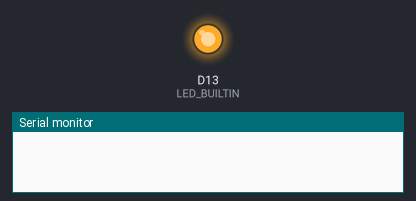
Recording of a sketch running on a simulated Arduino Nano 33 IoT. Parts: output pins drawn as LEDs (lit = HIGH), the last lines printed to the serial monitor. WiFi joins after 1.5 s; servers stay silent unless stated.

Above: at 0.1 s.
At 1.6 s:
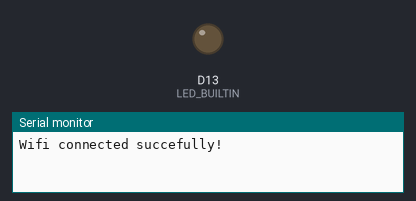
Timing chart, 0 to 3.1 s (numbered marks = the images above):
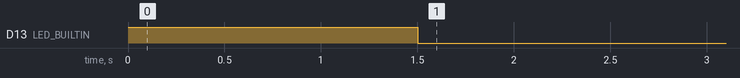

Measured:
- by itself, D13 (LED_BUILTIN): HIGH → LOW at 1.5 s

The sketch:

wifi.ino
```cpp
/**
 * Author: MrFrenzoid
 * Date: 04/03/2022
 * Device: Arduino NANO 33 IoT With headers.
 * Libraries: WiFiNINA
 */

#include <WiFiNINA.h>

// SSID and PASSWORD
#define SSID        "arduino"
#define PASSWORD    "okokokok"

// Wifi status, used to avoid executing reduntant tasks, such as printing messages and managing leds.
bool connected = false;

void setup() {
  // setup serial output
  Serial.begin(9600);

  // Setup leds
  pinMode(LED_BUILTIN, OUTPUT);

  // Turn led on on start.
  led_on();

  // Try connecting to wifi.
  wifi_connect();
}

void loop() {
  /** If the device is not connected to the wifi network,
   *  blink the led and try to connect,
   *  and if it succesfully connects, turn the led off.
   *
   *  If the device was previusly connected, then show an error message.
   */
  if (WiFi.status() != WL_CONNECTED) {
    if(connected == true) {
      Serial.println("Connection lost!");
      connected = false;
    }

    led_off();
    led_blink(100, 700); // With 100ms per blink sequence, and 700ms per sequece = (5+4+3+2+1) * 100 + 5 * 700 = 5000ms = 5 seconds per retry.
    Serial.println("Error connecting to wifi network '" + (String)SSID + "' after 5 seconds, retrying...");

    wifi_connect();

  } else {
    if (!connected) {
      connected = true;
      Serial.println("Wifi connected succefully!");
      led_off();
    }
  }
}

int wifi_connect() {
  return WiFi.begin(SSID, PASSWORD);
}

void led_on() {
  digitalWrite(LED_BUILTIN, HIGH);
}

void led_off() {
  digitalWrite(LED_BUILTIN, LOW);
}

void led_blink(int del_time, int seq_time) {
  for (int i = 1; i <= 5; i++) {
    for (int j = 1; j <= i; j++ ) {
      digitalWrite(LED_BUILTIN, HIGH);
      delay(del_time);
      digitalWrite(LED_BUILTIN, LOW);
      delay(del_time);
    }

    // Time delay between blink sequences.
    delay(seq_time);
  }
}
```
